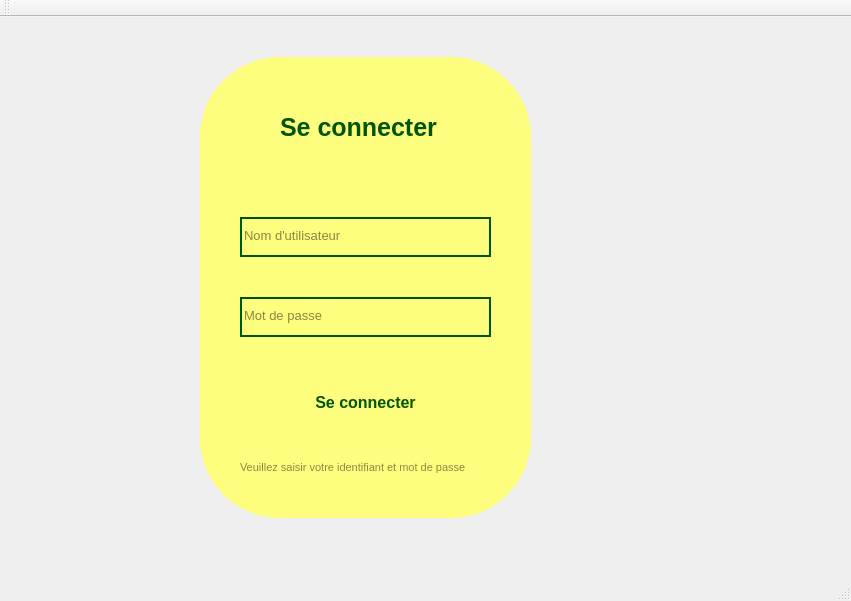
<?xml version="1.0" encoding="UTF-8"?>
<ui version="4.0">
 <class>MainWindow</class>
 <widget class="QMainWindow" name="MainWindow">
  <property name="geometry">
   <rect>
    <x>0</x>
    <y>0</y>
    <width>851</width>
    <height>601</height>
   </rect>
  </property>
  <property name="windowTitle">
   <string>MainWindow</string>
  </property>
  <widget class="QWidget" name="centralWidget">
   <widget class="QWidget" name="widget" native="true">
    <property name="geometry">
     <rect>
      <x>-170</x>
      <y>30</y>
      <width>731</width>
      <height>491</height>
     </rect>
    </property>
    <widget class="QLabel" name="label_2">
     <property name="geometry">
      <rect>
       <x>370</x>
       <y>10</y>
       <width>331</width>
       <height>461</height>
      </rect>
     </property>
     <property name="styleSheet">
      <string notr="true">border-radius: 80px;
background-color: rgb(255, 255, 127);
</string>
     </property>
     <property name="text">
      <string/>
     </property>
    </widget>
    <widget class="QLabel" name="label_3">
     <property name="geometry">
      <rect>
       <x>450</x>
       <y>60</y>
       <width>221</width>
       <height>40</height>
      </rect>
     </property>
     <property name="font">
      <font>
       <pointsize>19</pointsize>
       <bold>true</bold>
      </font>
     </property>
     <property name="styleSheet">
      <string notr="true">color: rgb(0, 85, 0);</string>
     </property>
     <property name="text">
      <string>Se connecter</string>
     </property>
    </widget>
    <widget class="QLineEdit" name="lineEdit">
     <property name="geometry">
      <rect>
       <x>410</x>
       <y>170</y>
       <width>251</width>
       <height>40</height>
      </rect>
     </property>
     <property name="font">
      <font>
       <pointsize>10</pointsize>
      </font>
     </property>
     <property name="styleSheet">
      <string notr="true">background-color:rgba(0,0,0,0);

border:1.5px solid ;
border-color: rgb(0, 85, 0);
color:rgba(0,0,0,240);
padding-bottom:3.5px;</string>
     </property>
     <property name="placeholderText">
      <string>Nom d'utilisateur</string>
     </property>
    </widget>
    <widget class="QLineEdit" name="lineEdit_2">
     <property name="geometry">
      <rect>
       <x>410</x>
       <y>250</y>
       <width>251</width>
       <height>40</height>
      </rect>
     </property>
     <property name="font">
      <font>
       <pointsize>10</pointsize>
      </font>
     </property>
     <property name="styleSheet">
      <string notr="true">background-color:rgba(0,0,0,0);

border:1.5px solid ;
border-color: rgb(0, 85, 0);
color:rgba(0,0,0,240);
padding-bottom:3.5px;</string>
     </property>
     <property name="echoMode">
      <enum>QLineEdit::Password</enum>
     </property>
     <property name="placeholderText">
      <string>Mot de passe</string>
     </property>
    </widget>
    <widget class="QLabel" name="label_4">
     <property name="geometry">
      <rect>
       <x>410</x>
       <y>410</y>
       <width>311</width>
       <height>20</height>
      </rect>
     </property>
     <property name="font">
      <font>
       <pointsize>8</pointsize>
      </font>
     </property>
     <property name="styleSheet">
      <string notr="true">color:rgba(0, 0, 0, 0.464);</string>
     </property>
     <property name="text">
      <string>Veuillez saisir votre identifiant et mot de passe</string>
     </property>
    </widget>
    <widget class="QPushButton" name="pushButton">
     <property name="geometry">
      <rect>
       <x>440</x>
       <y>330</y>
       <width>191</width>
       <height>51</height>
      </rect>
     </property>
     <property name="font">
      <font>
       <pointsize>12</pointsize>
       <bold>true</bold>
      </font>
     </property>
     <property name="styleSheet">
      <string notr="true">QPushButton#pushButton{
	background-color: qlineargradient(spread:pad, x1:0, y1:0.505682, x2:1, y2:0.477, stop:0 rgb(0, 85, 0););
	color:rgb(0, 85, 0);
	border-radius:10px;
}

QPushButton#pushButton:hover{
	background-color: qlineargradient(spread:pad, x1:0, y1:0.505682, x2:1, y2:0.477, stop:0  rgb(0, 85, 0), stop:1 rgb(0, 85, 0););
}

QPushButton#pushButton:pressed{
	padding-left:5px;
	padding-top:5px;
	background-color: qlineargradient(spread:pad, x1:0, y1:0.505682, x2:1, y2:0.477, stop:0  rgb(0, 85, 0), stop:1 rgba(11, 131, 120, 219));
}
</string>
     </property>
     <property name="text">
      <string>Se connecter</string>
     </property>
    </widget>
    <widget class="QLabel" name="label">
     <property name="geometry">
      <rect>
       <x>120</x>
       <y>240</y>
       <width>55</width>
       <height>16</height>
      </rect>
     </property>
     <property name="text">
      <string/>
     </property>
    </widget>
    <widget class="QLabel" name="label_5">
     <property name="geometry">
      <rect>
       <x>40</x>
       <y>0</y>
       <width>521</width>
       <height>491</height>
      </rect>
     </property>
     <property name="text">
      <string/>
     </property>
     <property name="pixmap">
      <pixmap>../../Desktop/cosmetcis_image/da09915c774a24097eeab7d3fa22af48.jpg</pixmap>
     </property>
    </widget>
    <widget class="QLabel" name="label_6">
     <property name="geometry">
      <rect>
       <x>80</x>
       <y>440</y>
       <width>271</width>
       <height>20</height>
      </rect>
     </property>
     <property name="styleSheet">
      <string notr="true">color:rgba(0, 0, 0, 0.464);</string>
     </property>
     <property name="text">
      <string/>
     </property>
    </widget>
    <zorder>label_5</zorder>
    <zorder>label_2</zorder>
    <zorder>label_3</zorder>
    <zorder>lineEdit</zorder>
    <zorder>lineEdit_2</zorder>
    <zorder>label_4</zorder>
    <zorder>pushButton</zorder>
    <zorder>label</zorder>
    <zorder>label_6</zorder>
   </widget>
  </widget>
  <widget class="QMenuBar" name="menuBar">
   <property name="geometry">
    <rect>
     <x>0</x>
     <y>0</y>
     <width>851</width>
     <height>22</height>
    </rect>
   </property>
  </widget>
  <widget class="QToolBar" name="mainToolBar">
   <attribute name="toolBarArea">
    <enum>TopToolBarArea</enum>
   </attribute>
   <attribute name="toolBarBreak">
    <bool>false</bool>
   </attribute>
  </widget>
  <widget class="QStatusBar" name="statusBar"/>
 </widget>
 <layoutdefault spacing="6" margin="11"/>
 <resources/>
 <connections/>
</ui>
